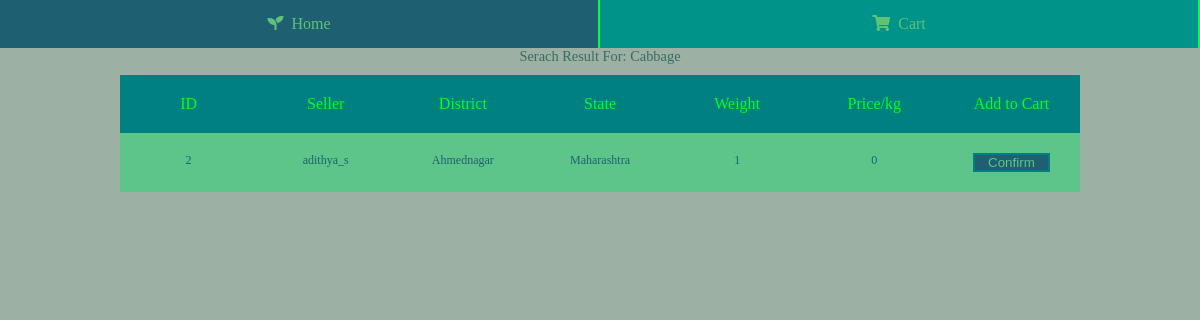
Screenshot of /buyer_portal/searchitem.php?item=cabbage with the database file from the repository.
### tables this page shows
CREATE TABLE `product` (
  `product_id` int(11) NOT NULL,
  `product_type` varchar(15) DEFAULT NULL,
  `product_user` varchar(100) DEFAULT NULL,
  `product_weight` int(11) DEFAULT NULL,
  `product_pricePkg` int(11) DEFAULT NULL,
  `purchased_weight` int(11) DEFAULT '0'
);

CREATE TABLE `user_table` (
  `user_id` int(11) NOT NULL,
  `user_type` char(1) NOT NULL,
  `login_id` varchar(30) DEFAULT NULL,
  `user_name` varchar(100) NOT NULL,
  `user_email` varchar(100) DEFAULT NULL,
  `user_age` int(3) NOT NULL,
  `user_street` varchar(100) DEFAULT NULL,
  `user_state` varchar(50) NOT NULL,
  `user_district` varchar(50) NOT NULL,
  `wallet_amount` int(11) DEFAULT '0'
);

### buyer_portal/searchitem.php (the view, shortened to what this page needs)
<?php
    $item_type = $_GET['item'];
    include('../php/config.php');
    $query = "SELECT product_id,product_user,product_weight AS weight,user_state,user_district,product_pricePkg from product JOIN user_table on product.product_user=user_table.login_id where product_type='$item_type' AND product.product_weight>0 ORDER BY product_pricePkg";
    $result = mysqli_query($link, $query);
?>
<!DOCTYPE html>
<html>
<head>
    <link rel="stylesheet" type="text/css" href="../css/search.css">
    <link rel="stylesheet" href="https://use.fontawesome.com/releases/v5.7.2/css/all.css">
</head>
<body>
    <div class="nav">
        <ul class="navbar-container" id="navbar">
            <li class="icon main"><a href="buyer_portal.php"><i class="fas fa-seedling"></i>&nbsp Home</a></li>
            <li class="icon main"><a href="cart.php"><i class="fas fa-shopping-cart"></i></i>&nbsp Cart</a></li>
        </ul>
    </div>
    <div class="main-container">
        <div class="banner">
            <p>Serach Result for: <?php echo $_GET['item'];
                echo '<br>';
                ?>
            </p>
        </div>
        <div class="header">
            <div class="header-text">ID</div>
            <div class="header-text">Seller</div>
            <div class="header-text">District</div>
            <div class="header-text">State</div>
            <div class="header-text">Weight</div>
            <div class="header-text">Price/kg</div>
            <div class="header-text">Add to Cart</div>
        </div>
        <?php
        while ($row = mysqli_fetch_assoc($result)) {
                ?>
        <div class="table-row">
            <div class="text"><?php echo $row['product_id'] ?></div>
            <div class="text"><?php echo $row['product_user'] ?></div>
            <div class="text"><?php echo $row['user_district'] ?></div>
            <div class="text"><?php echo $row['user_state'] ?></div>
            <div class="text"><?php echo $row['weight'] ?></div>
            <div class="text"><?php echo $row['product_pricePkg'] ?></div>
            <div class="btn-wrapper">
                <form class="form-wrapper" method="POST">
                    <button class="remove-btn" name="button" type="submit" value="<?php echo $row['product_id'] ?>">Confirm</button>
                </form>
            </div>
        </div>
        <?php
             }
        ?>
    </div>
</body>
</html>

### css/search.css (style rules this page uses)
* { margin: 0; padding: 0; text-decoration: none; }
body,html { height: 100%; }
.navbar-container { min-height: 3vw; width: 100%; background-color: #00938A; display: flex; flex-direction: row; align-items: center; justify-content:space-between; font-family: 'Arvo', serif; font-size: 2vh; }
.navbar-container>li { height: 6vh; list-style-type: none; width: 10px; display: flex; flex-grow: 1; align-items: center; justify-content: center; border-right: 2px solid #00FF41; transition: background-color 500ms; }
.navbar-container li a { color: #5EC277; }
.navbar-container a { text-decoration: none; }
.main-container { min-height: calc(100% - 3vw); width: 100%; background: #9CB0A4; overflow-y: scroll; font-family: 'Arvo', serif; font-size: 2vh; color: #00FF26; display: flex; flex-direction: column; flex-wrap: wrap; justify-content: flex-start; align-items: center; }
.header { display: flex; flex-direction: row; flex-wrap: nowrap; margin-top: 10px; width: 80%; justify-content: space-evenly; }
.table-row { display: flex; flex-direction: row; flex-wrap: nowrap; width: 80%; justify-content: space-evenly; }
.header-text { flex-grow: 1; flex-basis: 0; overflow: hidden; white-space: nowrap; text-overflow: ellipsis; padding: 20px; text-align: center; background: teal; transition: background 0.2s ease-in; }
.text { flex-grow: 1; flex-basis: 0; overflow: hidden; white-space: nowrap; text-overflow: ellipsis; padding: 20px; text-align: center; background: #5EC58A; color: #1E6072; font-size: 1vw; transition: background 0.2s ease-in; }
.form-wrapper { height: 100%; width: 100%; display: flex; justify-content: center; }
.btn-wrapper { display: flex; flex-grow: 1; flex-basis: 0; justify-content: center; align-items: center; overflow: hidden; white-space: nowrap; text-overflow: ellipsis; padding: 20px; background: #5EC58A; }
.remove-btn { height: 100%; width: 80%; text-align: center; color: #5EC58A; cursor: pointer; background: #1E6072; border: teal solid 2px; transition: background 0.2s ease-in; }
.banner { display: table; width: 100%; height: 8%; background: #9CB0A4; position: relative; text-align: center; font-family: 'Arvo', serif; }
p { display: table-cell; position: relative; top: 50%; text-transform: capitalize; color: #386C5F; transition: opacity .5s ease-in-out; vertical-align: center; font-size: 1.2vw; }

### rows the page displays
product: product_id "2", product_user "adithya_s", user_table.user_district "Ahmednagar", user_table.user_state "Maharashtra", product_weight "1", product_pricePkg "0"

### other values shown
$_GET['item'] "Cabbage"
